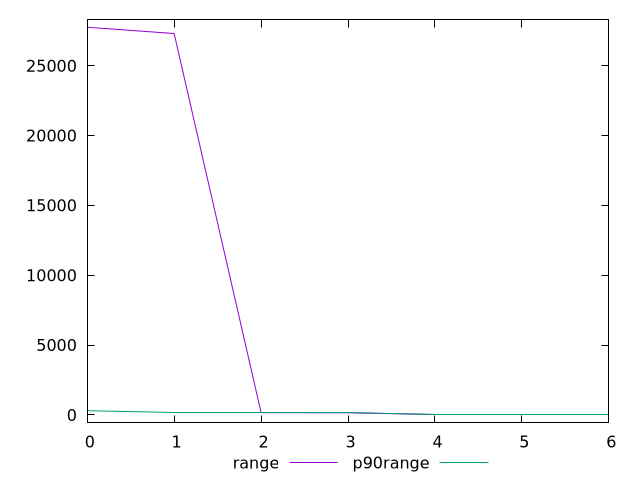

Write the gnuplot code that produced this figure.
$_range <<EOF
27750
27300
160
150
0
0
0
EOF
$_p90Range <<EOF
300
150
150
150
0
0
0
EOF
set key outside below
set terminal pngcairo
set output "report_00006_2020-11-02T20-21-41.718Z/uses-webp-images/progession_range_p90range.png"
set yrange [-555:28305]
plot $_range title "range" with line ,$_p90Range title "p90range" with line ,
